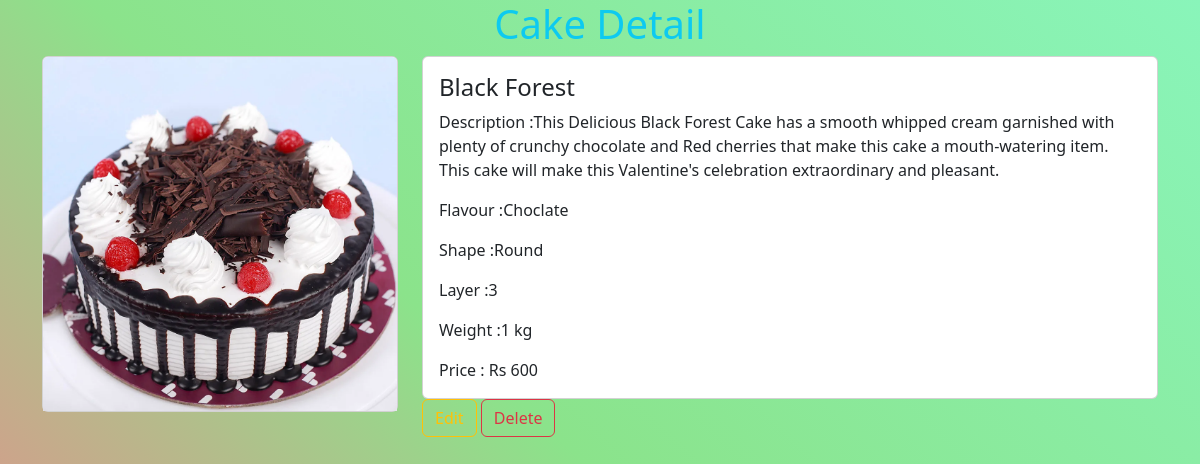
/cake/1, run on the app's committed database.
### myapp/models.py (models this page shows, shortened)
class Cakebox(models.Model):
    name=models.CharField(max_length=250)
    flavour=models.CharField(max_length=200)
    shape=models.CharField(max_length=200)
    price=models.CharField(max_length=200)
    weight=models.CharField(max_length=250)
    layer=models.CharField(max_length=200)
    description=models.CharField(max_length=2550)
    pic=models.ImageField(upload_to="images",null=True,blank=True)

### myapp/views.py (the view)
# urls.py: path("cake/<int:pk>",views.CakeboxDetailsView.as_view(),name="cake-detail"),
class CakeboxDetailsView(View):
    def get(self,request,*args,**kwargs):
        id=kwargs.get("pk")
        qs=Cakebox.objects.get(id=id)
        return render(request,"cake-detail.html",{"cake":qs})

### myapp/templates/cake-detail.html (shortened to what this page needs)
<!DOCTYPE html>
<html lang="en">
<head>
    <link href="https://cdn.jsdelivr.net/npm/bootstrap@5.3.0-alpha1/dist/css/bootstrap.min.css" rel="stylesheet">
</head>
<body>
    <h1 class="text-info text-center">Cake Detail</h1>
      <div class="container">
        <div class="row">
            <div class="col-md-4">
                <div class="card">
                    <img src="{{cake.pic.url}}" class="card-img-top poster-image" alt="Movie Poster">
                </div>
            </div>
            <div class="col-md-8">
                <div class="card">
                    <div class="card-body">
                        <h4 class="card-title">{{cake.name}}</h4>
                        <p class="card-text">Description :{{cake.description}}</p>
                        <p class="card-text">Flavour :{{cake.flavour}}</p>
                        <p class="card-text">Shape :{{cake.shape}}</p>
                        <p class="card-text">Layer :{{cake.layer}}</p>
                        <p class="card-text">Weight :{{cake.weight}}</p>
                        <p class="card-text">Price : Rs {{cake.price}}</p>
                    </div>
                </div>
                <td>
                  <a href="{%url 'cake-edit' cake.id%}" class="btn btn-outline-warning">Edit</a>
                  <a href="{%url 'cake-delete' cake.id%}" class="btn btn-outline-danger">Delete</a>
              </td>
            </div>
        </div>
</body>
</html>

### myapp/templates/cake-detail.html (style rules this page uses)
body { height: 100vh; background-color: #f59c83; background-image: linear-gradient(43deg, #f57d8b 0%, #8be38b 46%, #89f5ba 100%); }

### data on the page
Cakebox: pic (picture), name "Black Forest", description "This Delicious Black Forest Cake has a smooth whipped cream garnished with plenty of crunchy chocolate and Red cherries that make this cake a mouth-watering item. This cake will make this Valentine's celebration extraordinary and pleasant.", flavour "Choclate", shape "Round", layer "3", weight "1 kg", price "600"
